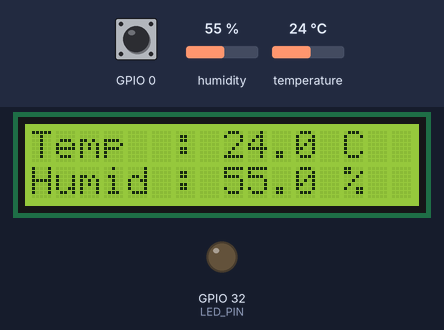
A program run on a simulated ESP32. Shown: 16×2 character LCD, output pins drawn as LEDs (lit = HIGH). Dashed ring = blinking. The inputs (shaded band) are chosen by the test bench; at power-on: GPIO 0 HIGH, humidity 55 %, temperature 24 °C. What the program prints to the serial monitor is not drawn.

Above: at 7.6 s.
7.7 s: GPIO 0 pulled LOW for 0.15 s
At 7.99 s:
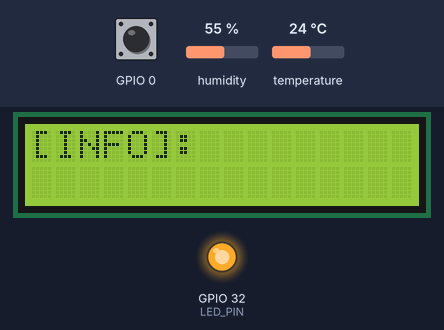
8.4 s: GPIO 0 pulled LOW for 1 s
At 11.6 s:
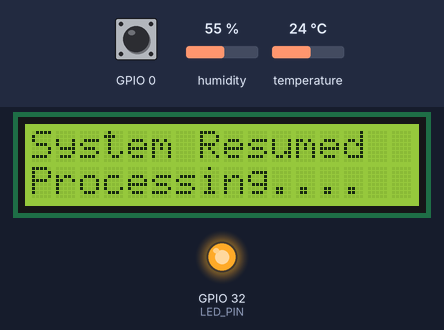
12.2 s: humidity set to 22 %
At 15.05 s:
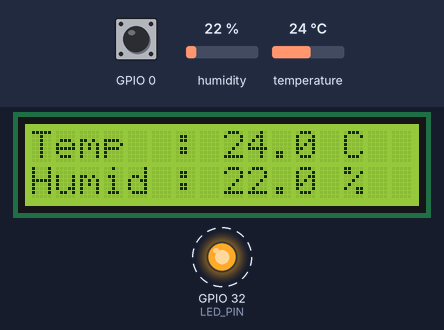
20.8 s: GPIO 0 pulled LOW for 0.15 s
At 21.09 s:
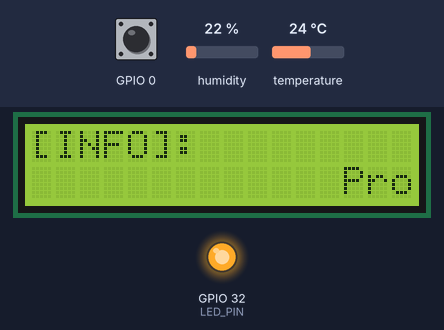
23.8 s: GPIO 0 pulled LOW for 3.2 s
At 27.2 s:
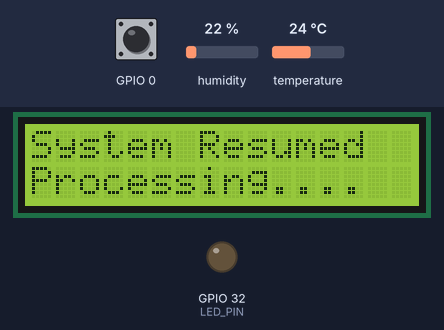
28.5 s: GPIO 0 pulled LOW for 0.15 s
At 28.8 s:
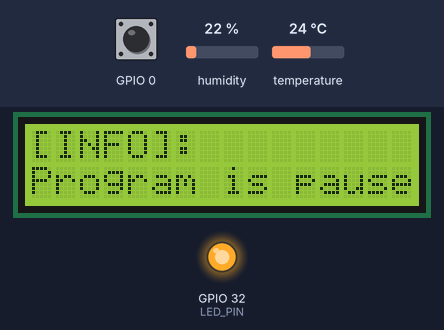
Timing chart, 0 to 32.0 s (numbered marks = the images above; inputs shaded):
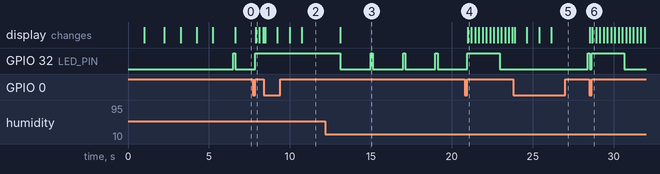

The program:

main.cpp
```cpp
#include <Arduino.h>
#include "DisplayManager.h"
#include "SensorManager.h"
#include "LEDManager.h"

void checkPauseButton();
void processSensorCycle();

#define SDA_PIN   14
#define SCL_PIN   27
#define DHT_PIN   33
#define DHT_TYPE  DHT22
#define LED_PIN   32

SensorManager sensor(DHT_PIN, DHT_TYPE);
DisplayManager display(0x27, SDA_PIN, SCL_PIN);
LEDManager led(LED_PIN);

unsigned long previousMillis = 0;
const long interval = 2000;
bool isPaused = false;

void setup() {
  Serial.begin(115200);
  pinMode(0, INPUT_PULLUP);
  delay(1000);
  led.init();
  sensor.init();
  display.init();
  delay(250);
}

void loop() {
  checkPauseButton();

  if (isPaused) {
    led.setBlink(2000, 4000);
    display.updateRunningText("[INFO]:", false, 225);
    return;
  }

  unsigned long currentMillis = millis();
  if (currentMillis - previousMillis >= interval) {
    previousMillis = currentMillis;
    processSensorCycle();
  }
}

void processSensorCycle() {
  float temp = 0.0f;
  float humid = 0.0f;

  Serial.println("[SYS] Fetching data...");
  led.activate();
  delay(100);

  bool isSuccess = sensor.readData(temp, humid);
  if (isSuccess) {
    Serial.printf("[INF] Temperature: %.1f C | Humidity: %.1f %%\n", temp, humid);
  } else {
    Serial.println("[ERR] Failed to receive DHT22 data!");
  }

  display.showSensorData(temp, humid, isSuccess);
  led.deactivate();
}

void checkPauseButton() {
  if (digitalRead(0) == LOW) {
    delay(50);
    if (digitalRead(0) == LOW) {
      isPaused = !isPaused;

      if (isPaused) {
        Serial.println("[SYS] Program is paused");
        display.setRunningText("Program is paused. Hold BOOT to continue...");
      } else {
        Serial.println("[SYS] Program is resumed...");
        display.setDisplay("System Resumed", "Processing");
        display.showLoading(1, 10, 4, 750);
        delay(1500);
      }

      while (digitalRead(0) == LOW) {
        delay(10);
      }
    }
  }
}
```

DisplayManager.h
```cpp
#ifndef DISPLAY_MANAGER_H
#define DISPLAY_MANAGER_H

#include <Arduino.h>
#include <Wire.h>
#include <LiquidCrystal_I2C.h>

class DisplayManager {
    private:
        LiquidCrystal_I2C _lcd;
        uint8_t _sdaPin;
        uint8_t _sclPin;
        unsigned long _lastScrollTime;
        int _stringStartPos;
        String _currentMessage;

    public:
        DisplayManager(uint8_t lcdAddr, uint8_t sdaPin, uint8_t sclPin);

        void init();
        void setDisplay(String topLine, String bottomLine);
        void showSensorData(float temperature, float humidity, bool isError);
        void clearDisplay();
        void setRunningText(String message);
        void updateRunningText(String staticText, bool isTopDynamic, unsigned long intervalMillis);
        void showLoading(int startRow, int startCol, int dotCount, int delayMillis);
};

#endif
```

LEDManager.h
```cpp
#ifndef LED_MANAGER_H
#define LED_MANAGER_H

#include <Arduino.h>

class LEDManager {
    private:
        uint8_t _ledPin;
        unsigned long _previousLedMillis;
        bool _ledState;

    public:
        LEDManager(uint8_t ledPin);

        void init();
        void activate();
        void deactivate();
        void setBlink(int onInterval, int offInterval);
};

#endif
```

SensorManager.h
```cpp
#ifndef SENSOR_MANAGER_H
#define SENSOR_MANAGER_H

#include <Arduino.h>
#include <DHT.h>

class SensorManager {
    private:
        DHT _dht;

    public:
        SensorManager(uint8_t dhtPin, uint8_t dhtType);

        void init();
        bool readData(float &temperature, float &humidity);
};

#endif
```

DisplayManager.cpp
```cpp
#include "DisplayManager.h"

DisplayManager::DisplayManager(uint8_t lcdAddr, uint8_t sdaPin, uint8_t sclPin):
    _lcd(lcdAddr, 16, 2),
    _sdaPin(sdaPin),
    _sclPin(sclPin),
    _lastScrollTime(0),
    _stringStartPos(0),
    _currentMessage("")
{}

void DisplayManager::init() {
    Wire.begin(_sdaPin, _sclPin);

    _lcd.init();
    _lcd.backlight();
    _lcd.clear();

    delay(1150);

    _lcd.setCursor(0, 0);
    _lcd.print("Tesuru Prototype");
    _lcd.setCursor(0, 1);
    _lcd.print("Starting");

    for (int i = 8; i <= 11; i++) {
        _lcd.setCursor(i, 1);
        _lcd.print(".");
        delay(1000);
    }
}

void DisplayManager::setDisplay(String topLine, String bottomLine) {
    if (topLine.length() > 16 || bottomLine.length() > 16) {
        Serial.println("[WARN] Character length cannot exceed 16!");
        return;
    }

    _lcd.clear();
    _lcd.setCursor(0, 0);
    _lcd.print(topLine);
    _lcd.setCursor(0, 1);
    _lcd.print(bottomLine);
}

void DisplayManager::showSensorData(float temperature, float humidity, bool isSuccess) {
    _lcd.clear();

    if (!isSuccess) {
        setDisplay("Sensor Error!", "Cannot get data");
        return;
    }

    setDisplay("Temp  : " + String(temperature, 1) + " C", "Humid : " + String(humidity, 1) + " %");
}

void DisplayManager::clearDisplay() {
    _lcd.clear();
}

void DisplayManager::setRunningText(String message) {
    if (_currentMessage != message) {
        _currentMessage = message;
        _stringStartPos = 0;
        _lastScrollTime = 0;
    }
}

void DisplayManager::updateRunningText(String staticText, bool isTopDynamic, unsigned long intervalMillis) {
    uint8_t staticRow = isTopDynamic ? 1 : 0;
    uint8_t runningRow = isTopDynamic ? 0 : 1;

    _lcd.setCursor(0, staticRow);
    String staticBuffer = staticText;

    while (staticBuffer.length() < 16) {
        staticBuffer += " ";
    }

    _lcd.print(staticBuffer);

    String spaces = "                ";
    String fullText = spaces + _currentMessage + spaces;

    unsigned long currentMillis = millis();

    if (currentMillis - _lastScrollTime >= intervalMillis) {
        _lastScrollTime = currentMillis;

        String visibleText = fullText.substring(_stringStartPos, _stringStartPos + 16);

        _lcd.setCursor(0, runningRow);
        _lcd.print(visibleText);

        _stringStartPos++;

        if (_stringStartPos >= fullText.length() - 16) {
            _stringStartPos = 0;
        }
    }
}

void DisplayManager::showLoading(int startRow, int startCol, int dotCount, int delayMillis) {
    for (int i = 0; i < dotCount; i++) {
        _lcd.setCursor(startCol + i, startRow);
        _lcd.print(".");
        delay(delayMillis);
    }
}
```

LEDManager.cpp
```cpp
#include "LEDManager.h"

LEDManager::LEDManager(uint8_t ledPin):
    _ledPin(ledPin),
    _previousLedMillis(0),
    _ledState(false)
{}

void LEDManager::init() {
    pinMode(_ledPin, OUTPUT);
    digitalWrite(_ledPin, LOW);
}

void LEDManager::activate() {
    digitalWrite(_ledPin, HIGH);
    _ledState = true;
}

void LEDManager::deactivate() {
    digitalWrite(_ledPin, LOW);
    _ledState = false;
}

void LEDManager::setBlink(int onInterval, int offInterval) {
    unsigned long currentMillis = millis();
    unsigned long targetInterval = _ledState ? onInterval : offInterval;

    if (currentMillis - _previousLedMillis >= targetInterval) {
        _previousLedMillis = currentMillis;
        _ledState = !_ledState;
        digitalWrite(_ledPin, _ledState ? HIGH : LOW);
    }
}
```

SensorManager.cpp
```cpp
#include "SensorManager.h"

SensorManager::SensorManager(uint8_t dhtPin, uint8_t dhtType):
    _dht(dhtPin, dhtType)
{}

void SensorManager::init() {
    _dht.begin();
}

bool SensorManager::readData(float &temperature, float &humidity) {
    temperature = _dht.readTemperature();
    humidity = _dht.readHumidity();

    if (isnan(temperature) || isnan(humidity)) {
        return false;
    }

    return true;
}
```

Measured:
- after the input at 7.7 s, GPIO 32 (LED_PIN): LOW → HIGH after 0.15 s; the display: changes after 0.18 s (image 1)
- after the input at 8.4 s, GPIO 32 (LED_PIN): stays HIGH (without the input it goes to LOW after 1.5 s); the display: first changes after 0.08 s (image 2 shows a later state)
- after the input at 12.2 s, the display: changes after 0.93 s (image 3)
- after the input at 20.8 s, the display: changes after 0.18 s (image 4)
- after the input at 23.8 s, GPIO 32 (LED_PIN): LOW → HIGH after 4.6 s instead of 3.2 s; the display: first changes after 0.09 s (image 5 shows a later state)
- after the input at 28.5 s, the display: first differs from a run without the input after 0.19 s (image 6)
